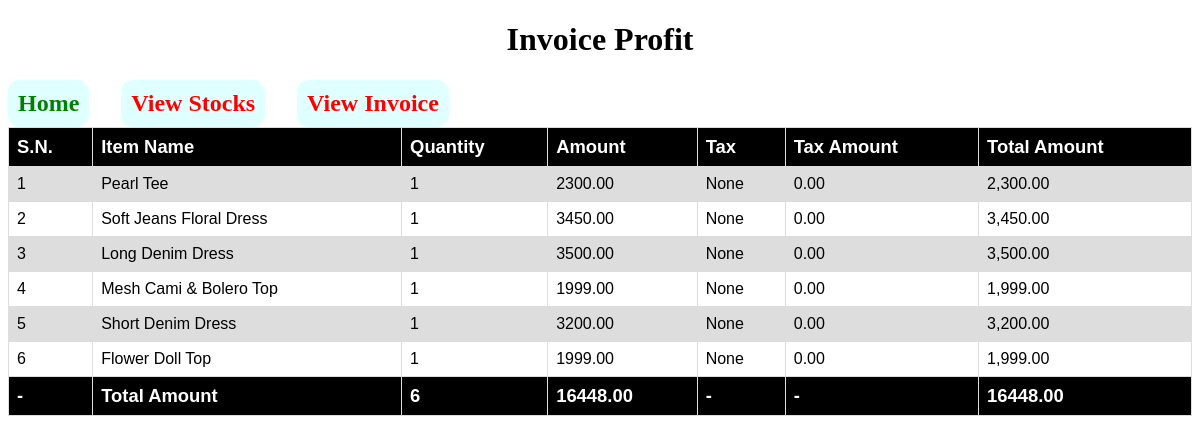
Page /sales/ on the committed database.
### myapp/models.py (models this page shows, shortened)
class Sales(models.Model):
	ids = models.CharField(max_length=1000,null=False,blank=False)
	itemName = models.CharField(max_length=100,null=False,blank=False)
	quantity = models.CharField(max_length=100,null=False,blank=False)
	amount = models.CharField(max_length=100,null=False,blank=False)
	tax = models.CharField(max_length=100,null=True,blank=True)
	tax_amount = models.CharField(max_length=100,null=False,blank=False)
	total_amount = models.CharField(max_length=100,null=False,blank=False)
	uploaded_date = models.DateTimeField(default=timezone.now)

### myapp/views.py (the view)
# urls.py: path('sales/',views.view_Sales,name="view_Sales"),
def view_Sales(request):
    saless = Sales.objects.all()
    total_qty = 0
    amt = Decimal('0.00')
    total_amt = Decimal('0.00')
    for i in saless:
        total_qty += int(i.quantity)
        amt += Decimal(i.amount)
        total_amt += Decimal(i.total_amount.replace(',', ''))
    data = {'saless':saless,'total_qty':total_qty,'amt':amt,'total_amt':total_amt}
    return render(request,'sales.html',data)

### templates/sales.html (shortened to what this page needs)
<!DOCTYPE html>
<html>
<head>
</head>
<body>
    <h1 class="h1-text">Invoice Profit</h1>
    <section class="anker">
        <a href='/' class="homes">Home</a>
        <a href='/stock'>View Stocks</a>
        <a href='/invoice'>View Invoice</a>
    </section>
        <table style='width:100%'>
            <tr class="main">
                <th>S.N.</th>
                <th>Item Name</th>
                <th>Quantity</th>
                <th>Amount</th>
                <th>Tax</th>
                <th>Tax Amount</th>
                <th>Total Amount</th>
            </tr>
        {% for i in saless %}
            <tr>
                <td>{{i.ids}}</th>
                <td>{{i.itemName}}</th>
                <td>{{i.quantity}}</th>
                <td>{{i.amount}}</th>
                <td>{{i.tax}}</th>
                <td>{{i.tax_amount}}</th>
                <td>{{i.total_amount}}</th>
            </tr>
        {% endfor %}
            <tr class="main">
                <td>-</th>
                <td>Total Amount</th>
                <td>{{total_qty}}</th>
                <td>{{amt}}</th>
                <td>-</th>
                <td>-</th>
                <td>{{total_amt}}</th>
            </tr>
        </table>
</body>
</html>

### templates/sales.html (style rules this page uses)
table { font-family: arial, sans-serif; border-collapse: collapse; width: 90%; overflow: auto; max-width: 95%%; max-height: 30px; height: 10px; }
td, th { border: 1px solid #dddddd; text-align: left; padding: 8px; }
tr:nth-child(even) { background-color: #dddddd; }
.h1-text { width:100% ; text-align:center; }
.anker { width: 100%; display: flex; flex-direction: row; gap: 2rem; }
a { color: red; background-color: lightcyan !important; padding: 10px 10px; border-radius: 12px; font-weight: bold; font-size: 1.5rem; text-decoration: none; }
.homes { color: green; }
.main { font-weight: bold; font-size: 1.15rem; background-color: black !important; color: white; }

### rows in the picture
Sales: ids "1", itemName "Pearl Tee", quantity "1", amount "2300.00", tax "None", tax_amount "0.00", total_amount "2,300.00"
Sales: ids "2", itemName "Soft Jeans Floral Dress", quantity "1", amount "3450.00", tax "None", tax_amount "0.00", total_amount "3,450.00"
Sales: ids "3", itemName "Long Denim Dress", quantity "1", amount "3500.00", tax "None", tax_amount "0.00", total_amount "3,500.00"
Sales: ids "4", itemName "Mesh Cami & Bolero Top", quantity "1", amount "1999.00", tax "None", tax_amount "0.00", total_amount "1,999.00"
Sales: ids "5", itemName "Short Denim Dress", quantity "1", amount "3200.00", tax "None", tax_amount "0.00", total_amount "3,200.00"
Sales: ids "6", itemName "Flower Doll Top", quantity "1", amount "1999.00", tax "None", tax_amount "0.00", total_amount "1,999.00"

### other values in the picture
{{ total_qty }} "6"
{{ amt }} "16448.00"
{{ total_amt }} "16448.00"
